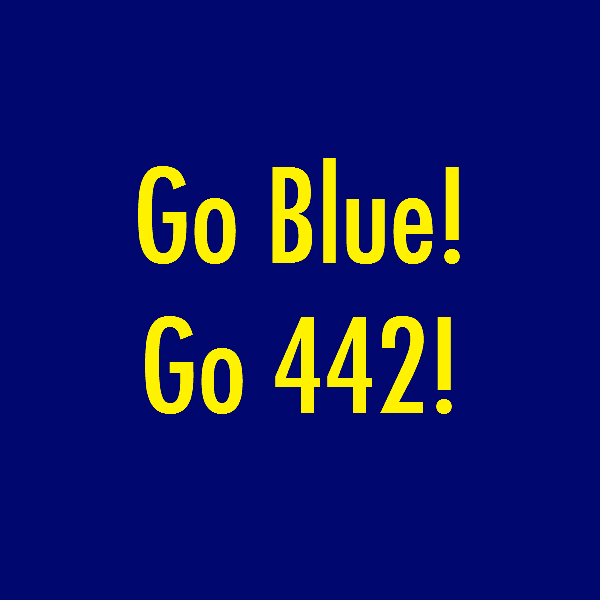
%> input picture Overlay.jpg, 600 x 600 px
$ octave --eval "result = colorfunc(imread('Overlay.jpg'));"   (GNU Octave 9; MATLAB toolbox functions it lacks are replaced by stand-ins)
%> lines starting %> are read from the running program, lines starting %| are printed output that depends on the picture
### dist2.m
function n2 = dist2(x, c)
% DIST2	Calculates squared distance between two sets of points.
% Adapted from Netlab neural network software:
% http://www.ncrg.aston.ac.uk/netlab/index.php
%
%	Description
%	D = DIST2(X, C) takes two matrices of vectors and calculates the
%	squared Euclidean distance between them.  Both matrices must be of
%	the same column dimension.  If X has M rows and N columns, and C has
%	L rows and N columns, then the result has M rows and L columns.  The
%	I, Jth entry is the  squared distance from the Ith row of X to the
%	Jth row of C.
%
%
%	Copyright (c) Ian T Nabney (1996-2001)

[ndata, dimx] = size(x);
[ncentres, dimc] = size(c);
if dimx ~= dimc
	error('Data dimension does not match dimension of centres')
end

n2 = (ones(ncentres, 1) * sum((x.^2)', 1))' + ...
  ones(ndata, 1) * sum((c.^2)',1) - ...
  2.*(x*(c'));

% Rounding errors occasionally cause negative entries in n2
if any(any(n2<0))
  n2(n2<0) = 0;
end

### colorfunc.m
function [output] = colorfunc(input)

im1 = input;
%> im1 is the input picture: size 600x600x3 uint8; mean R, G, B 17.1, 22.8, 103.5
im2 = imread('puppy.jpg');
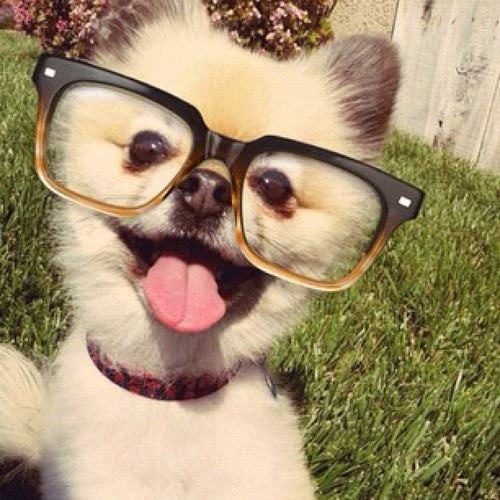
%> input picture puppy.jpg, 500 x 500 px
%> im2 is the input picture: size 500x500x3 uint8; mean R, G, B 163.2, 143.9, 111.2

red = im1(:,:,1);
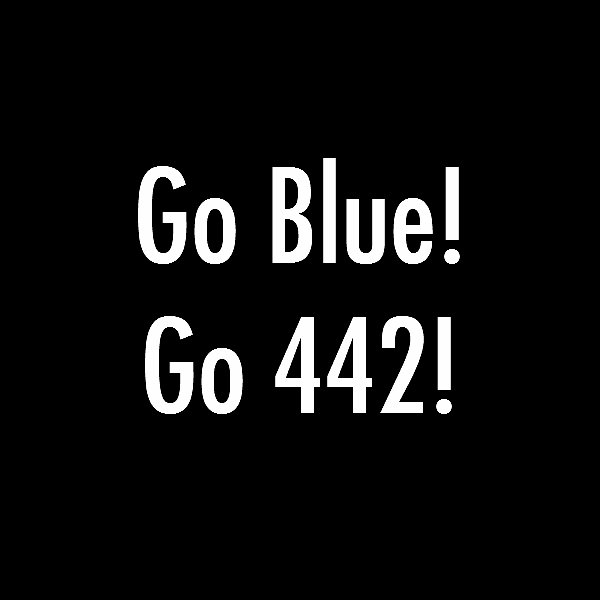
%> red: size 600x600 uint8; min 0, max 255, mean 17.1
green = im1(:,:,2);
blue = im1(:,:,3);
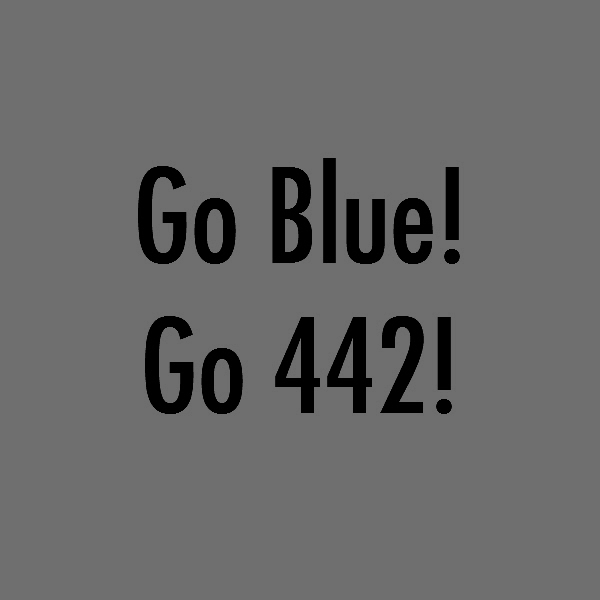
%> blue: size 600x600 uint8; min 0, max 113, mean 103.5
% detectblack = (red < .3)&(green < .3)&(blue < .3);
detectblack = (red < 30)&(green < 30)&(blue < 30);
%> detectblack: size 600x600 logical; every value is 0
smooth = medfilt2(detectblack, [5 5]);
smooth = imfill(smooth, 'holes');

points = detectHarrisFeatures(smooth,'FilterSize',65);
%> points = 1 point; (x, y): (301, 301)
if isempty(points)
    output = input;
    return
end
strongpts = selectStrongest(points,6);
%> strongpts = 1 point; (x, y): (301, 301)
strongloc = strongpts.Location;
%> strongloc = [301 301]
samecorners = dist2(strongloc,strongloc) > 3550;
%> in dist2, `[ndata, dimx] = size(x);`: ndata = 1; dimx = 2
%> in dist2, `[ncentres, dimc] = size(c);`: ncentres = 1; dimc = 2
%> samecorners = false
goodpts = zeros(6,2);

goodpts(1,:) = strongloc(1,:);
j = 2;
count = 0;
for i = 2:6
    skip = 0;
    for loop = 1:j-1
        if(samecorners(:,j) == samecorners(:,j-loop))
           skip = 1;
           break;
        end
    end
    if(skip == 0)
        goodpts(i,:) = strongloc(j,:);
        count = count + 1;
        if(count == 3)
            break;
        end
    else
       goodpts(i,:) = [0 0];
    end
    j = j+1;
end

j = 1;
greatpts = zeros(4,2);
for i = 1:6;
   if(goodpts(i,:) > 0)
       greatpts(j,:) = goodpts(i,:);
       j = j+1;
   end
end

w = 40; %window
blacksum = zeros(4,1);
black = zeros(2*w+1,2*w+1,4);
corners = zeros(4,2);
for i = 1:4
    if((greatpts(i,2)-w) < 1 || (greatpts(i,2)+w) > size(im1,1) || (greatpts(i,1)-w) < 1 || (greatpts(i,1)+w) > size(im1,2))
        output = input;
        return
    end
    crop = im1(greatpts(i,2)-w:greatpts(i,2)+w,greatpts(i,1)-w:greatpts(i,1)+w,:);
%     black(:,:,i) = (crop(:,:,1) < .3)&(crop(:,:,2) < .3)&(crop(:,:,3) < .3);
    black(:,:,i) = (crop(:,:,1) < 30)&(crop(:,:,2) < 30)&(crop(:,:,3) < 30);
    blacksum(i,1) = sum(sum(black(:,:,i)));
end

[~, whitecorner] = min(blacksum);

for i = 1:4
    if i == whitecorner
        continue;
    end

    if black(1,1,i) == 1 % bottom right
        corners(3,:) = greatpts(i,:);
    elseif black(1,2*w+1,i) == 1 % bottom left
        corners(2,:) = greatpts(i,:);
    elseif black(2*w+1,1,i) == 1 % top right
        corners(4,:) = greatpts(i,:);
    elseif black(2*w+1,2*w+1,i) == 1 % top left
        corners(1,:) = greatpts(i,:);
    end
end

shift = find(corners(:,1) == 0);
corners(shift,:) = greatpts(whitecorner,:);
corners = circshift(corners,-(shift-1));

squarepts = [1 1; 1 500; 500 500; 500 1]; % top left, bottom left, bottom right, top right
H = calcH(squarepts, corners);
H = H';
T = maketform('projective', H); %use affine2d
imT = imtransform(im2,T);

translated = imtranslate(imT, [min(greatpts(:,1)), min(greatpts(:,2))], 'OutputView', 'full');
[x, y, z] = size(translated);
output = im1;
output(1:x,1:y,1:z) = im2single(translated) + im1(1:x,1:y,1:z);
%> (the run ends here)
